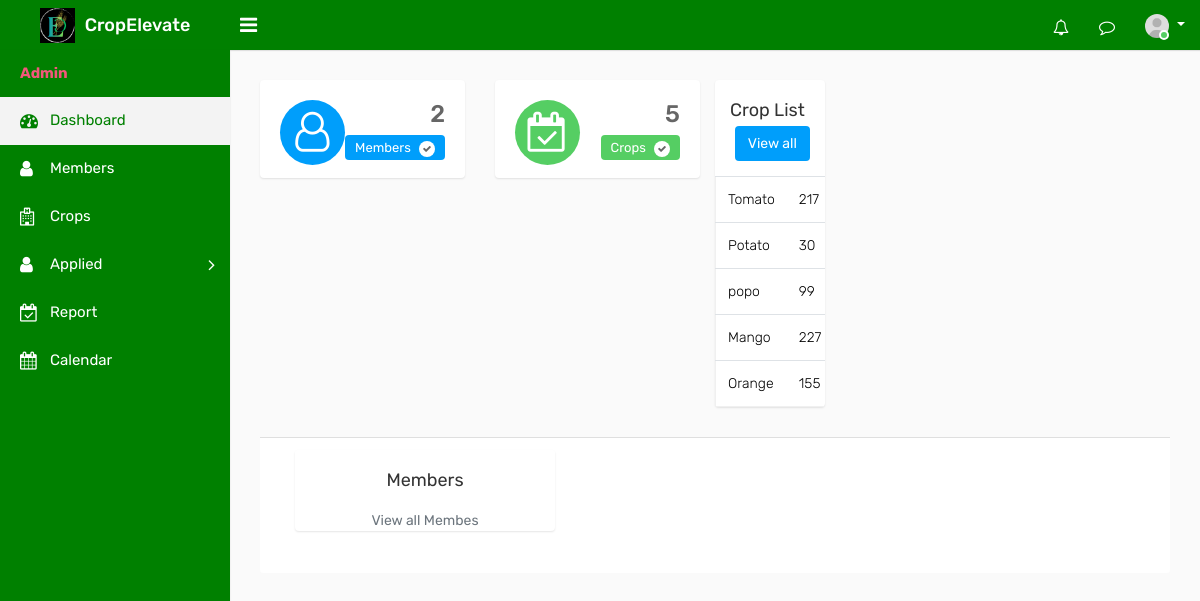
Page /adindex on the committed database.
### ceapp/models.py (models this page shows)
class Crop(models.Model):
    Namec = models.CharField(max_length=100)
    des = models.TextField()
    start_date = models.DateField(null=True, blank=True)
    end_date = models.DateField(null=True, blank=True)
    count = models.PositiveIntegerField(default=0)
    crop_photo = models.ImageField(upload_to='crop_photos/', blank=True, null=True)
    given = models.BooleanField(default=False)
    created_at = models.DateTimeField(auto_now_add=True)
    current = models.BooleanField(default=False)

### ceapp/views.py (the view)
# urls.py: path('adindex',views.adindex,name='adindex'),
def adindex(request):
    me = Member.objects.all()
    me_count = me.count()
    c=Crop.objects.all()
    c_count=c.count()
    crops = Crop.objects.all()
    context = {'me': me, 'me_count': me_count,'c':c, 'c_count':c_count,'crops': crops}
    return render(request, 'admintemp/adindex.html', context)

### templates/admintemp/adindex.html (shortened to what this page needs)
{% load static %}
<!DOCTYPE html>
<html lang="en">
<head>
    <link rel="stylesheet" type="text/css" href="{% static 'assets/css/bootstrap.min.css' %}">
    <link rel="stylesheet" type="text/css" href="{% static 'assets/css/font-awesome.min.css' %}">
    <link rel="stylesheet" type="text/css" href="{% static 'assets/css/style.css' %}">
</head>
<body>
    <div class="main-wrapper">
        <div class="header">
			<div class="header-left">
				<a href="{% url 'adindex' %}" class="logo">
					<img src="{% static 'assets/img/adminlogo1.png' %}" width="35" height="35" alt=""> <span>CropElevate</span>
				</a>
			</div>
			<a id="toggle_btn" href="javascript:void(0);"><i class="fa fa-bars"></i></a>
            <ul class="nav user-menu float-right">
                <li class="nav-item dropdown d-none d-sm-block">
                    <a href="#" class="dropdown-toggle nav-link" data-toggle="dropdown"><i class="fa fa-bell-o"></i> </a>
                </li>
                <li class="nav-item dropdown d-none d-sm-block">
                    <a href="javascript:void(0);" id="open_msg_box" class="hasnotifications nav-link"><i class="fa fa-comment-o"></i> </a>
                </li>
                <li class="nav-item dropdown has-arrow">
                    <a href="#" class="dropdown-toggle nav-link user-link" data-toggle="dropdown">
                        <span class="user-img">
							<img class="rounded-circle" src="{% static 'assets/img/user.jpg' %}" width="24" alt="Admin">
							<span class="status online"></span>
						</span>
                    </a>
                </li>
            </ul>
        </div>
        <div class="sidebar" id="sidebar">
            <div class="sidebar-inner slimscroll">
                <div id="sidebar-menu" class="sidebar-menu">
                    <ul>
                        <li class="menu-title" style="color:#f2577b; font-weight:bold;">Admin</li>
                        <li class="active">
                            <a href="{% url 'adindex' %}"><i class="fa fa-dashboard"></i> <span>Dashboard</span></a>
                        </li>
						<li>
                            <a href="{% url 'admember' %}"><i class="fa fa-user" id="memind"></i> <span>Members</span></a>
                        </li>
                        <li>
                            <a href="{% url 'adcrop' %}"><i class="fa fa-hospital-o"></i> <span>Crops</span></a>
                        </li>
                        <li class="submenu green-background">
                            <a href="#"><i class="fa fa-user"></i> Applied <span class="menu-arrow"></span></a>
                        </li>
                        <li>
                            <a href="{% url 'adreport' %}"><i class="fa fa-calendar-check-o"></i> <span>Report</span></a>
                        </li>
                        <li>
                            <a href="{% url 'adcalendar' %}"><i class="fa fa-calendar"></i> <span>Calendar</span></a>
                        </li>
                    </ul>
                </div>
            </div>
        </div>
        <div class="page-wrapper">
            <div class="content">
                <div class="row">
                    <div class="col-md-6 col-sm-6 col-lg-6 col-xl-3">
                        <div class="dash-widget">
							<span class="dash-widget-bg1"><i class="fa fa-user-o" aria-hidden="true"></i></span>
							<div class="dash-widget-info text-right">
								<h3>{{me_count}}</h3>
								<span class="widget-title1">Members <i class="fa fa-check" aria-hidden="true"></i></span>
							</div>
                        </div>
                    </div>
                    <div class="col-md-6 col-sm-6 col-lg-6 col-xl-3">
                        <div class="dash-widget">
                            <span class="dash-widget-bg2"><i class="fa fa-calendar-check-o"></i></span>
                            <div class="dash-widget-info text-right">
                                <h3>{{c_count}}</h3>
                                <span class="widget-title2">Crops <i class="fa fa-check" aria-hidden="true"></i></span>
                            </div>
                        </div>
                    </div>
				<div class="row">
					<div class="col-12 col-md-6 col-lg-8 col-xl-8">
						<div class="card">
							<div class="card-header">
								<h4 class="card-title d-inline-block">Crop List</h4> <a href="{% url 'adcrop' %}" class="btn btn-primary float-right">View all</a>
							</div>
							<div class="card-body p-0">
								<div class="table-responsive">
                                    <table class="table mb-0">
                                        <tbody>
                                            {% for crop in crops %}
                                            <tr>
                                                <td>{{ crop.Namec }}</td>
                                                <td>{{ crop.count }}</td>
                                            </tr>
                                            {% endfor %}
                                        </tbody>
                                    </table>
                                        </div>
                                    </div>
								</div>
							</div>
						</div>
					</div>
                    <div class="card-footer text-center bg-white">
                    <div class="col-12 col-md-6 col-lg-4 col-xl-4">
                        <div class="card member-panel">
							<div class="card-header bg-white">
								<h4 class="card-title mb-0">Members</h4>
							</div>
                                <a href="{% url 'admember' %}" class="text-muted">View all Membes</a>
                            </div>
                        </div>
                    </div>
				</div>
            </div>
            </div>
</body>
</html>

### rows in the picture
Crop: Namec "Tomato", count "217"
Crop: Namec "Potato", count "30"
Crop: Namec "popo", count "99"
Crop: Namec "Mango", count "227"
Crop: Namec "Orange", count "155"

### other values in the picture
{{ me_count }} "2"
{{ c_count }} "5"
